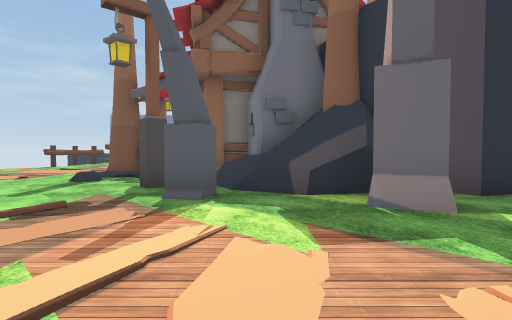
[1] (above)

24 first-person views from a walk through a Unity game level. The camera is 1.4 m above the floor, tilts 2° down and sees 80° across. The floor is counted in squares, 2 m on a side. Each view is taken from the middle of a square. On the plan, view 1 faces up. The plan holds only what a view shows up to about 10 squares ahead; the rest is blank. The place goes on beyond the plan. The player character is not drawn. Door leaves are left out, so doorways stand open. Some surface patterns are stand-ins.

[2]
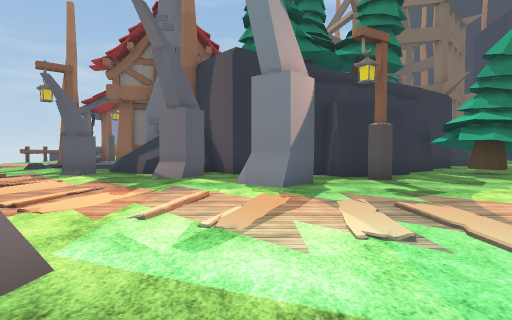

[3]
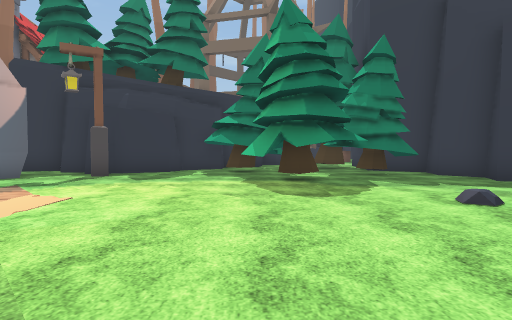

[4]
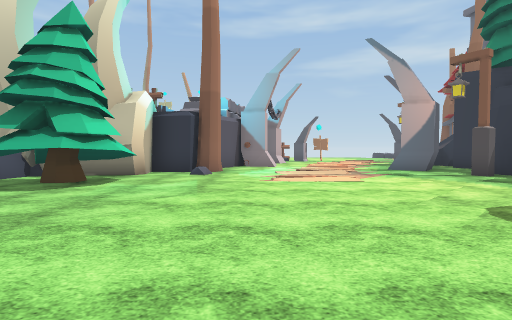

[5]
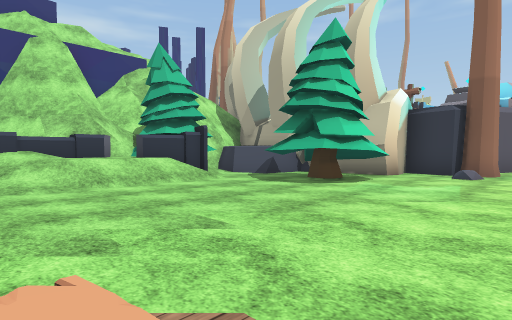

[6]
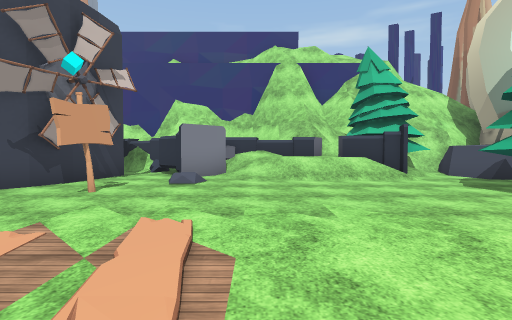

[7]
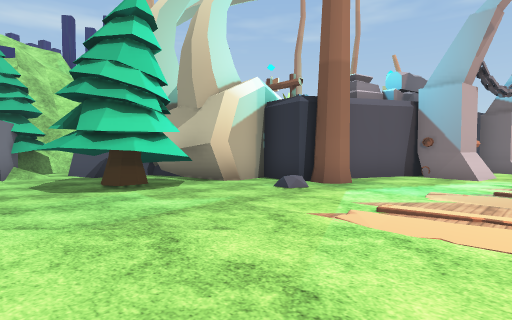

[8]
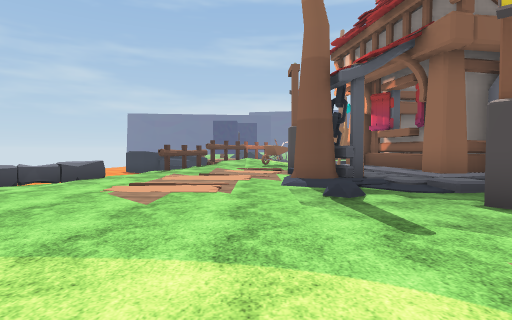

[9]
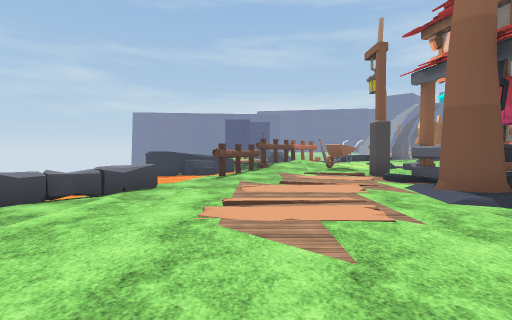

[10]
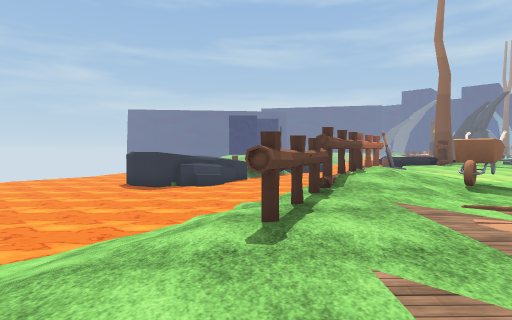

[11]
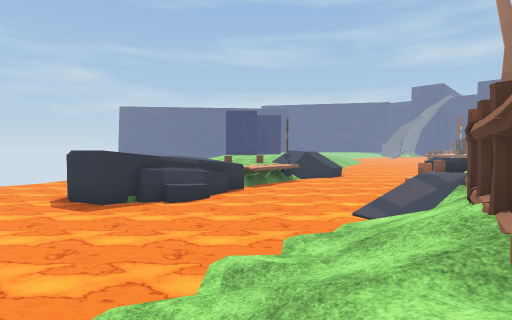

[12]
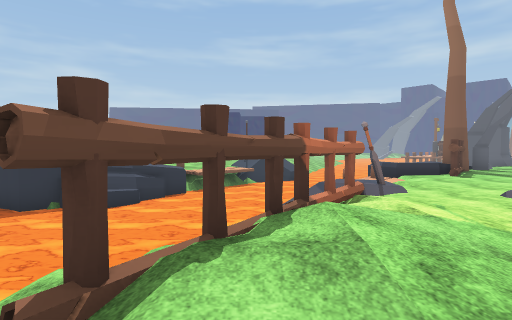

[13]
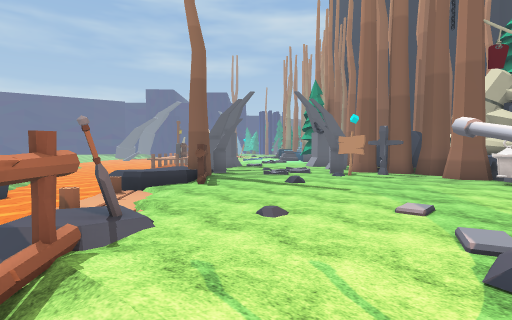

[14]
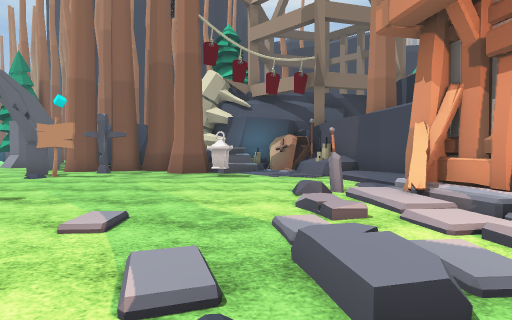

[15]
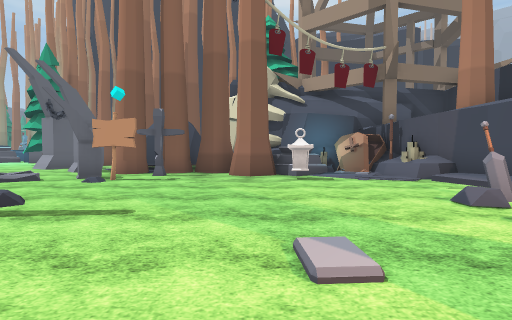

[16]
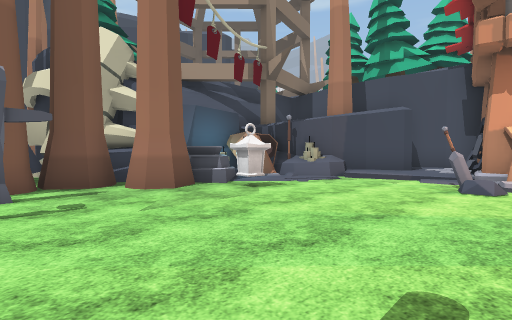

[17]
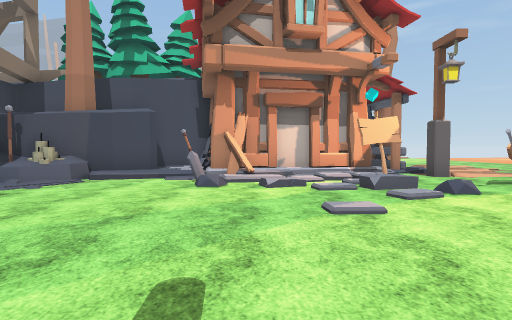

[18]
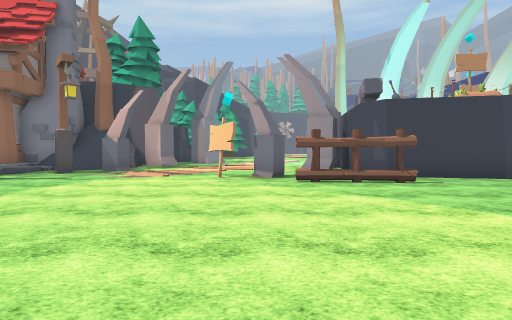

[19]
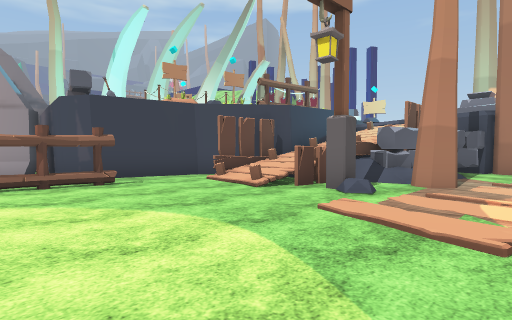

[20]
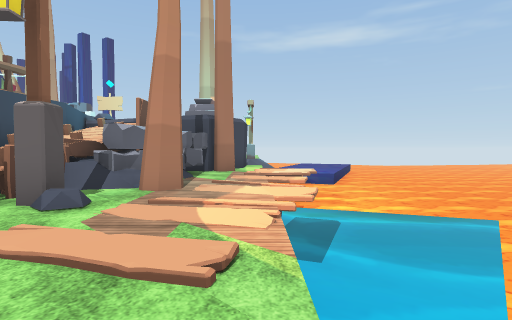

[21]
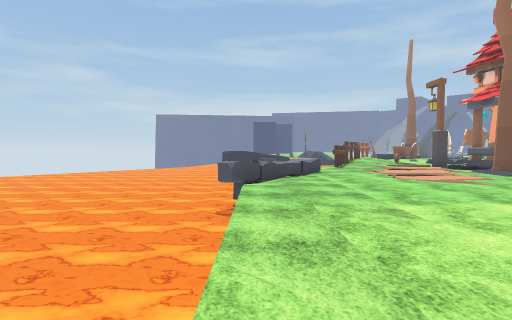

[22]
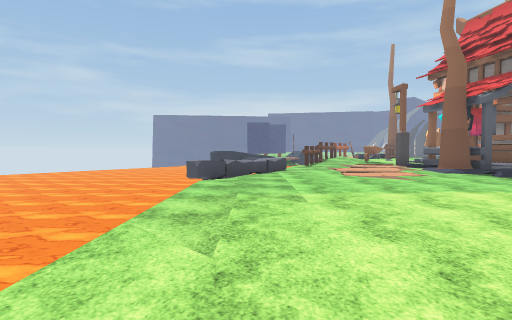

[23]
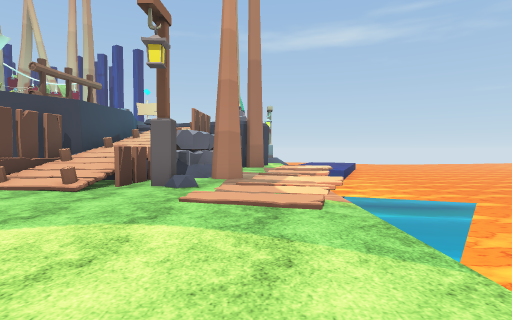

[24]
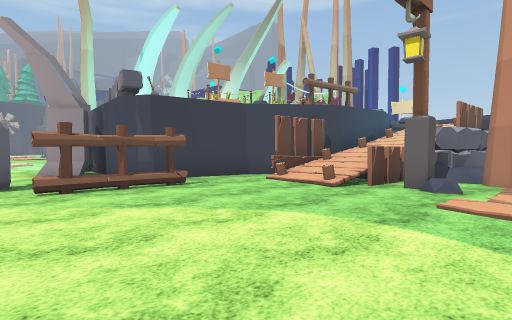

### Floor plan
Key: @ floor where view 1 was taken; # wall or solid block; x gap in a wall; . main floor; : floor 0.25 m higher than the main floor; - floor 0.25 m lower than the main floor; + floor 0.5 m higher than the main floor; * floor 1 m higher than the main floor; / step, stairs or slope; = window, fence, low wall or low ledge; ≈ liquid the walk keeps out of; ^ raised ledge; v drop or lower ground; T tree; R rock; S sign; W wheel; M tombstone; O other object.
Columns run from 13 left of view 1 to 17 right of it. Each row starts with its distance up from view 1.
 24          ≈ ≈/       ..
 23    #^≈≈≈≈≈ O+OO.   /.#
 22 #  #≈≈≈≈≈≈ =.O.. //..#
 21 ###^≈≈≈≈≈O-/.......#T#
 20 ≈≈≈≈≈≈≈≈///.......SMT#
 19 ≈≈≈≈≈≈≈≈/O/..........###
 18 ≈≈≈≈≈≈≈///./........TT #
 17 ≈≈≈≈≈≈//O/.........TT^^
 16 ≈≈≈≈≈//OO/../.....OOO^
 15 ≈≈≈≈/////W.///......O^
 14 ≈≈≈///O//W.////#....O#
 13 ≈≈≈///.:...S//O/./^O##
 12   ///O../O.##/OO::#T
 11    //....///## #:##
 10 ≈≈  O.....#/#   ::
  9 ≈≈ OO....TR/#   :#
  8 ≈OOO.....///##  ##
  7 ≈O/.....././/## #
  6 ≈≈.........O=^###    ####
  5 ≈≈..........#=########.#######
  4 ≈≈.............#...##....#OOO##
  3 ≈≈...............##.O... ..OO.#
  2 ≈ .........../...##.....##....#
  1   ........S..............#....
  0   ........#..@../............
 -1   .......O#...../........../.
 -2   .......O  #../............
 -3 ≈ ......O.####O#/.........../
 -4 ≈ ///.....#    ##.........../.
 -5 v ....O//.#     ##T............
 -6  v../OO O##      ##.#OO........
 -7  ...//O ##        ###  O......S
 -8  v..TO/O#           #OO.....//.
 -9 ≈v../# /#           ##..////...
-10 ≈≈..## OO            #.#^*//##.
-11 ≈≈..## x^            #O###*/O##
-12 ≈..T#^O ^            #OOO#^ ^ #

Where each view was taken, in squares from view 1:
view 1: 0 up, 0 right, facing up
view 2: 4 down, 4 right, facing up
view 3: 5 down, 11 right, facing up
view 4: 3 down, 15 right, facing left
view 5: 3 down, 15 right, facing down-left
view 6: 2 down, 14 right, facing down
view 7: 1 down, 11 right, facing down-left
view 8: 2 up, 5 left, facing up
view 9: 4 up, 7 left, facing up
view 10: 9 up, 8 left, facing up
view 11: 13 up, 8 left, facing up
view 12: 13 up, 6 left, facing up
view 13: 15 up, 5 left, facing up-right
view 14: 15 up, 3 left, facing right
view 15: 17 up, 2 left, facing right
view 16: 20 up, 1 right, facing down-right
view 17: 20 up, 1 right, facing down
view 18: 0 up, 11 left, facing right
view 19: 1 down, 11 left, facing down-right
view 20: 2 down, 11 left, facing down
view 21: 0 up, 11 left, facing up
view 22: 1 down, 10 left, facing up
view 23: 0 up, 10 left, facing down
view 24: 0 up, 10 left, facing down-right
